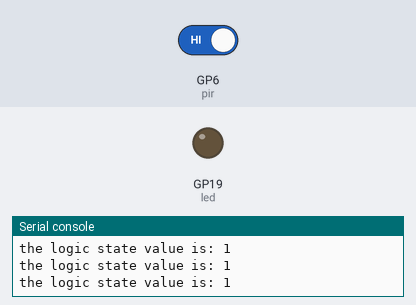
Recording of a program running on a simulated Raspberry Pi Pico running MicroPython. Parts: output pins drawn as LEDs (lit = HIGH), the last lines printed to the serial console. The inputs (shaded band) are chosen by the test bench; at power-on: GP6 (pir) HIGH.

Above: at 1.2 s.
1.3 s: GP6 (pir) driven LOW
At 1.7 s:
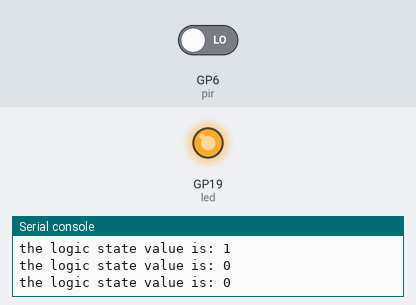
2.9 s: GP6 (pir) driven HIGH
At 4.4 s:
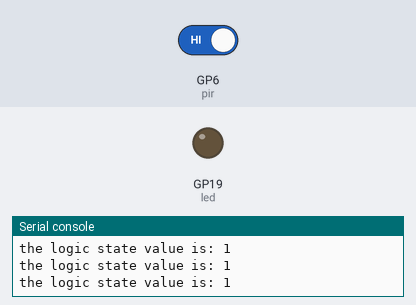
Timing chart, 0 to 5.9 s (numbered marks = the images above; inputs shaded):
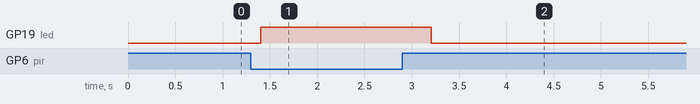

The program:

simple_PIR_BS412.py
```python
from machine import ADC, Pin
from time import sleep


#-
#     Connect pin #1 to ground
#     Connect pin #2 to ground (on time of 2 seconds)
#     Connect pin #3 to 3.3V
#     Check signal on pin #4

#_

pir = Pin(6, Pin.IN)
led = Pin(19, Pin.OUT)    # 14 number in is Output

while True:
    logic_state = pir.value()
    print ("the logic state value is:", logic_state)
    sleep(0.1)
    if logic_state == False:     # if push_button pressed
        led.value(1)             # led will turn ON
        #print("Pressed")
        sleep(0.2)
    else:                       # if push_button not pressed
        led.value(0)             # led will turn OFF
    
```

Measured:
- after the input at 1.3 s, GP19 (led): LOW → HIGH after 0.11 s
- after the input at 2.9 s, GP19 (led): HIGH → LOW after 0.31 s
